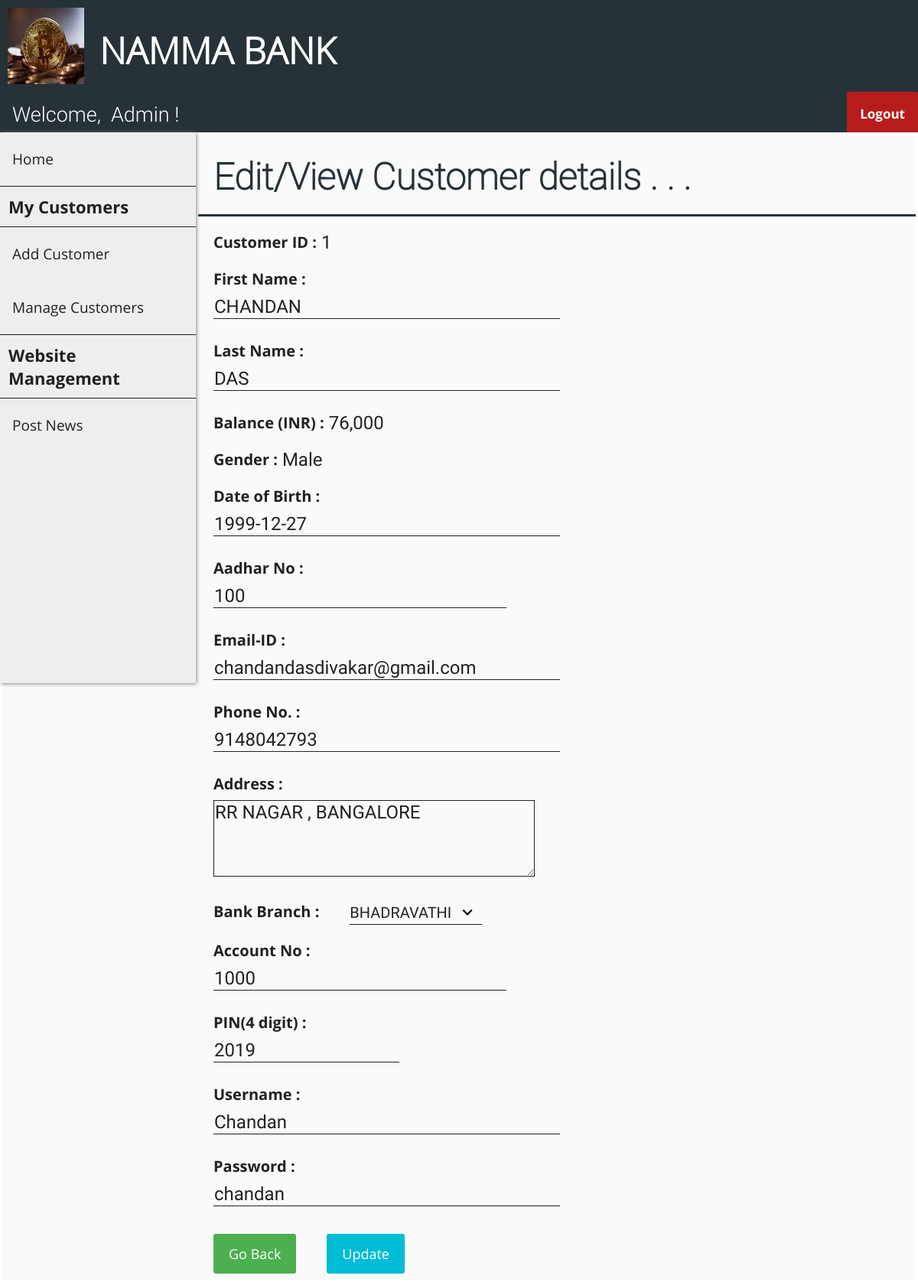
/edit_customer.php?cust_id=1 (signed in), run on the app's committed database.
### tables this page shows
CREATE TABLE `customer` (
  `cust_id` int(11) NOT NULL,
  `first_name` varchar(30) DEFAULT NULL,
  `last_name` varchar(30) DEFAULT NULL,
  `gender` varchar(10) DEFAULT NULL,
  `dob` date DEFAULT NULL,
  `aadhar_no` int(11) DEFAULT NULL,
  `email` varchar(30) DEFAULT NULL,
  `phone_no` varchar(20) DEFAULT NULL,
  `address` varchar(255) DEFAULT NULL,
  `branch` varchar(30) DEFAULT NULL,
  `account_no` int(11) DEFAULT NULL,
  `pin` int(4) DEFAULT NULL,
  `uname` varchar(30) DEFAULT NULL,
  `pwd` varchar(30) DEFAULT NULL
);

CREATE TABLE `passbook1` (
  `trans_id` int(11) NOT NULL,
  `trans_date` datetime DEFAULT NULL,
  `remarks` varchar(255) DEFAULT NULL,
  `debit` int(11) DEFAULT NULL,
  `credit` int(11) DEFAULT NULL,
  `balance` int(11) DEFAULT NULL
);

### edit_customer.php (the view, shortened to what this page needs)
<?php
    include "connect.php";
    include "header.php";
 include "user_navbar.php";
    include "admin_sidebar.php";
    $sql0 = "SELECT * FROM customer WHERE cust_id=".$_SESSION['cust_id'];
 $sql1 = "SELECT * FROM passbook".$_SESSION['cust_id']." WHERE trans_id=(
                    SELECT MAX(trans_id) FROM passbook".$_SESSION['cust_id'].")";
  $result0 = $conn->query($sql0);
    $result1 = $conn->query($sql1);
    if ($result0->num_rows > 0) {
     while($row = $result0->fetch_assoc()) {
            $fname = $row["first_name"];
            $lname = $row["last_name"];
   $gender = $row["gender"];
            $dob = $row["dob"];
            $aadhar = $row["aadhar_no"];
            $email = $row["email"];
      $phno = $row["phone_no"];
            $address = $row["address"];
            $branch = $row["branch"];
            $acno = $row["account_no"];
            $pin = $row["pin"];
            $cus_uname = $row["uname"];
            $cus_pwd = $row["pwd"];
        }
    }
    if ($result1->num_rows > 0) {
        while($row = $result1->fetch_assoc()) {
            $balance = $row["balance"];
  }
    }
?>
<!DOCTYPE html>
<html>
<head>
 <link rel="stylesheet" href="customer_add_style.css">
</head>
<body>
    <form class="add_customer_form" action="edit_customer_action.php" method="post">
    <div class="flex-container-form_header">
            <h1 id="form_header">Edit/View Customer details . . .</h1>
        </div>
   <div class="flex-container">
            <div class=container>
                <label>Customer ID : <label id="info_label">
<?php echo $_SESSION['cust_id'] ?> </label></label>
            </div>
        </div>
        <div class="flex-container">
  <div class=container>
                <label>First Name :</label><br>
                <input name="fname" size="30"
 type="text" value="<?php echo $fname ?>" required />
            </div>
            <div  class=container>
 <label>Last Name :</b></label><br>
                <input name="lname" size="30" type="text" value="<?php echo $lname ?>" required />
       </div>
        </div>
        <div class="flex-container">
            <div class=container>
 <label>Balance (INR) : <label id="info_label"> <?php echo number_format($balance) ?> </label></label>
     </div>
        </div>
        <div class="flex-container">
            <div class=container>
      <label>Gender :
                    <label id="info_label">
  <?php
                        if ($gender == "male") {echo "Male";}
      elseif ($gender == "female") {echo "Female";}
                        else {echo "Others";}
            ?>
            </div>
        </div>
  <div class="flex-container">
            <div class=container>
                <label>Date of Birth :</label><br>
      <input name="dob" size="30" type="text" placeholder="yyyy-mm-dd" value="<?php echo $dob ?>" required />
            </div>
   </div>
        <div class="flex-container">
            <div class=container>
                <label>Aadhar No :</label><br>
    <input name="aadhar" size="25" type="text" value="<?php echo $aadhar ?>" required />
            </div>
        </div>
   <div class="flex-container">
            <div class=container>
                <label>Email-ID :</label><br>
     <input name="email" size="30" type="text" value="<?php echo $email ?>" required />
            </div>
            <div  class=container>
           <label>Phone No. :</b></label><br>
                <input name="phno" size="30" type="text" value="<?php echo $phno ?>" required />
     </div>
        </div>
        <div class="flex-container">
            <div class=container>
                <label>Address :</label><br>
  <textarea name="address" required /><?php echo $address ?></textarea>
            </div>
        </div>
        <div class="flex-container">
 <div class=container>
                <label>Bank Branch :</label>
            </div>
            <div  class=container>
      <select name="branch">
  <option value="BHADRAVATHI" <?php if ($branch == 'BHADRAVATHI') {?> selected="selected" <?php }?>>BHADRAVATHI</option>
                </select>
        </div>
        </div>
        <div class="flex-container">
            <div class=container>
                <label>Account No :</label><br>
               <input name="acno" size="25" type="text" value="<?php echo $acno ?>" required />
            </div>
        </div>
   <div class="flex-container">
            <div  class=container>
                <label>PIN(4 digit) :</b></label><br>
   <input name="pin" size="15" type="text" value="<?php echo $pin ?>" required />
        </div>
        </div>
        <div class="flex-container">
            <div class=container>
                <label>Username :</label><br>
  <input name="cus_uname" size="30" type="text" value="<?php echo $cus_uname ?>" required />
            </div>
            <div  class=container>
   <label>Password :</b></label><br>
                <input name="cus_pwd" size="30" type="text" value="<?php echo $cus_pwd ?>" required />
            </div>
      </div>
        <div class="flex-container">
            <div class="container">
                <a href="manage_customers.php" class="button">Go Back</a>
        </div>
            <div class="container">
                <button type="submit">Update</button>
            </div>
        </div>
    </form>
</body>
</html>

### header_style.css (style rules this page uses)
body { margin: 0; padding: 0; background-color: #FAFAFA; }
h1 { font-family: OpenSans-Light; color: white; font-size: 3rem; line-height: 3rem; margin-top: calc((1.5rem - 2rem) + 2.5rem); margin-bottom: 1.5rem; }

### customer_add_style.css (style rules this page uses)
.flex-container { display: -webkit-flex; display: flex; margin-left: 256px; width: auto; height: auto; -webkit-flex-wrap: wrap; flex-wrap: wrap; background-color: #FAFAFA; }
.flex-container-form_header { display: -webkit-flex; display: flex; margin-left: 256px; width: auto; height: auto; background-color: #FAFAFA; border-bottom: 3px solid #263238; }
h1[id="form_header"] { margin-left: 20px; font-family: Roboto-Thin; color: #263238; }
form { border: 3px solid white; width: inherit; margin-left: 0px; }
label { display: block; float: left; color: #212121; font-family: OpenSans-Bold; font-size: 20px; }
label[id="info_label"] { display: block; float: right; margin-left: 6px; font-family: Roboto-Regular; color: #212121; font-size: 24px; }
input[type=text], input[type=password] { font-family: Roboto-Regular; color: #212121; font-size: 24px; width: auto; margin: 8px 0; padding: 1px 1px; border: 0; border-bottom: 1px solid #212121; box-sizing: border-box; background-color: transparent; }
.container { margin-top: 20px; margin-left: 20px; margin-right: 20px; float: left; display: inline-block; }
textarea { font-family: Roboto-Regular; color: #212121; font-size: 24px; height: 100px; width:35vw; max-width: 720px; min-width: 240px; margin: 8px 0; padding: 1px 1px; border: 0; border: 1px solid #212121; box-sizing: border-box; background-color: transparent; }
select { font-family: Roboto-Regular; color: #212121; font-size: 20px; background: url("images/down_arrow.png") 96% / 15% no-repeat #eee; -webkit-appearance: none; -moz-appearance: none; background-color: transparent; width: 130%; padding: 4px 0; border: none; border-bottom: 1px solid #212121; }
button { font-family: OpenSans-Regular; font-size: 18px; background-color: #00BCD4; color: white; padding: 14px 20px; margin: 8px 0; border: none; cursor: pointer; width: 100%; border-radius: 3px; }
.button { background-color: #4CAF50; border: none; color: white; font-family: OpenSans-Regular; font-size: 18px; padding: 14px 20px; margin: 8px 0; text-align: center; text-decoration: none; display: inline-block; border-radius: 3px; cursor: pointer; }

### data on the page
customer: fname "CHANDAN", lname "DAS", dob "1999-12-27", aadhar "100", email "chandandasdivakar@gmail.com", phno "9148042793", address "RR NAGAR , BANGALORE", branch "BHADRAVATHI", acno "1000", pin "2019", cus_uname "Chandan", cus_pwd "chandan"
passbook1: balance "76,000"

### other printed values
$_SESSION['cust_id'] "1"
